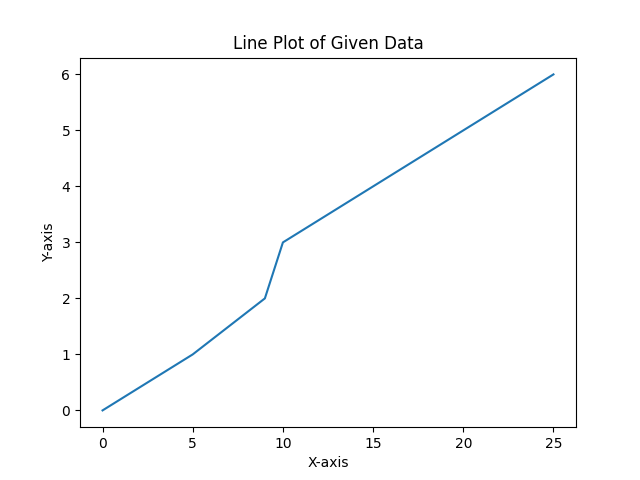

Recreate this plot in Python.
#Q1. 1. Install matplotlib  & you can use plt.plot() to create a line plot of given data
#    x = [0, 5, 9, 10, 15, 20, 25] y = [0, 1, 2, 3, 4, 5, 6]

# Import the pyplot module from matplotlib and alias it as plt
import matplotlib.pyplot as plt

# Define the data for the x-axis
x = [0, 5, 9, 10, 15, 20, 25]

# Define the data for the y-axis
y = [0, 1, 2, 3, 4, 5, 6]

# Create a line plot using the x and y data
plt.plot(x, y)

# Add a title to the plot
plt.title('Line Plot of Given Data')

# Label the x-axis
plt.xlabel('X-axis')

# Label the y-axis
plt.ylabel('Y-axis')

# Display the plot
plt.show()
